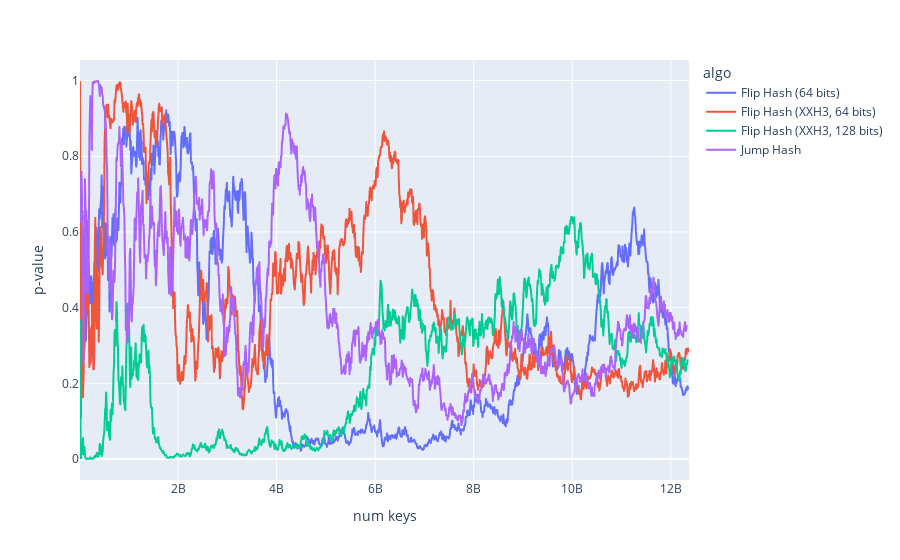

The notebook cell saved with this chart:
### Markdown cell above
# p-values of the chi-squared test for independence

### Code cell
df = pd.read_json("64_bytes_to_ranges_to_incl_8_17", orient="records", lines=True)
px.line(df, x="num keys", y="p-value", color="algo")

### Figure 1 — Plotly figure (JSON) as saved in the notebook; plotly's stock layout.template omitted (floating-point values rounded to 4 significant figures; data arrays with more than 128 entries replaced by an {"elided": "..."} marker saying what was removed)
{"data": [{"hovertemplate": "algo=Flip Hash (64 bits)<br>num keys=%{x}<br>p-value=%{y}<extra></extra>", "legendgroup": "Flip Hash (64 bits)", "line": {"color": "#636efa", "dash": "solid"}, "marker": {"symbol": "circle"}, "mode": "lines", "name": "Flip Hash (64 bits)", "showlegend": true, "type": "scattergl", "x": {"elided": "1237 int values"}, "xaxis": "x", "y": {"elided": "1237 float values"}, "yaxis": "y"}, {"hovertemplate": "algo=Flip Hash (XXH3, 64 bits)<br>num keys=%{x}<br>p-value=%{y}<extra></extra>", "legendgroup": "Flip Hash (XXH3, 64 bits)", "line": {"color": "#EF553B", "dash": "solid"}, "marker": {"symbol": "circle"}, "mode": "lines", "name": "Flip Hash (XXH3, 64 bits)", "showlegend": true, "type": "scattergl", "x": {"elided": "1236 int values"}, "xaxis": "x", "y": {"elided": "1236 float values"}, "yaxis": "y"}, {"hovertemplate": "algo=Flip Hash (XXH3, 128 bits)<br>num keys=%{x}<br>p-value=%{y}<extra></extra>", "legendgroup": "Flip Hash (XXH3, 128 bits)", "line": {"color": "#00cc96", "dash": "solid"}, "marker": {"symbol": "circle"}, "mode": "lines", "name": "Flip Hash (XXH3, 128 bits)", "showlegend": true, "type": "scattergl", "x": {"elided": "1234 int values"}, "xaxis": "x", "y": {"elided": "1234 float values"}, "yaxis": "y"}, {"hovertemplate": "algo=Jump Hash<br>num keys=%{x}<br>p-value=%{y}<extra></extra>", "legendgroup": "Jump Hash", "line": {"color": "#ab63fa", "dash": "solid"}, "marker": {"symbol": "circle"}, "mode": "lines", "name": "Jump Hash", "showlegend": true, "type": "scattergl", "x": {"elided": "1232 int values"}, "xaxis": "x", "y": {"elided": "1232 float values"}, "yaxis": "y"}], "layout": {"legend": {"title": {"text": "algo"}, "tracegroupgap": 0}, "margin": {"t": 60}, "xaxis": {"anchor": "y", "domain": [0, 1], "title": {"text": "num keys"}}, "yaxis": {"anchor": "x", "domain": [0, 1], "title": {"text": "p-value"}}}}
